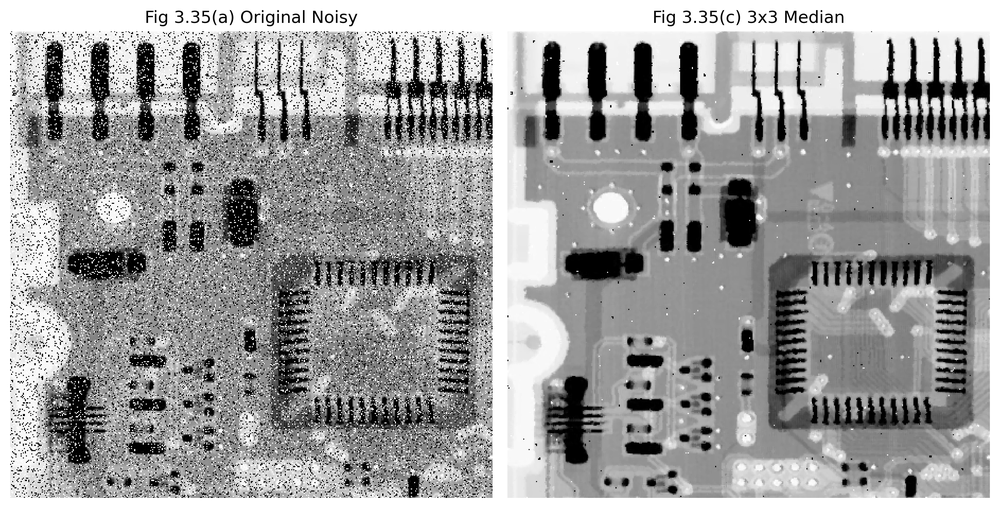
#> input picture results/chapter3/median_filtering.png, 1000 x 508 px, shrunk from 2970 x 1508 before the run
$ python median_filtering.py --input ../../results/chapter3/median_filtering.png
#> lines starting #> are read from the running program, lines starting #| are printed output that depends on the picture
### src/common.py
"""
Shared I/O and visualization helpers for the image-processing examples.
"""

from __future__ import annotations

from pathlib import Path

import cv2
import matplotlib.pyplot as plt
import numpy as np


PROJECT_ROOT = Path(__file__).resolve().parents[1]


def load_grayscale(path):
    """Load an image as 8-bit grayscale."""

    path = Path(path)

    if not path.exists():
        raise FileNotFoundError(f"Input image not found: {path}")

    image = cv2.imread(
        str(path),
        cv2.IMREAD_GRAYSCALE,
    )
#> image is the input picture: shape (508, 1000); min 0, max 255, mean 157.9

    if image is None:
        raise ValueError(
            f"OpenCV could not read the input image: {path}"
        )

    return image


# [22 lines left out: function normalize_to_uint8, not called in this run]


def default_output_path(chapter, filename):
    """Return the default generated-output path."""

    return PROJECT_ROOT / "outputs" / chapter / filename


def save_comparison(
    original,
    processed,
    output_path,
    processed_title,
    original_title="Input",
):
    """Save a side-by-side grayscale comparison figure."""

    output_path = Path(output_path)
    output_path.parent.mkdir(
        parents=True,
        exist_ok=True,
    )

    figure = plt.figure(
        figsize=(10, 5)
    )

    axis_original = figure.add_subplot(
        1, 2, 1
    )
    axis_original.imshow(
        original,
        cmap="gray",
        vmin=0,
        vmax=255,
    )
    axis_original.set_title(
        original_title
    )
    axis_original.axis("off")

    axis_processed = figure.add_subplot(
        1, 2, 2
    )
    axis_processed.imshow(
        processed,
        cmap="gray",
        vmin=0,
        vmax=255,
    )
    axis_processed.set_title(
        processed_title
    )
    axis_processed.axis("off")

    figure.tight_layout()
    figure.savefig(
        output_path,
        dpi=200,
        bbox_inches="tight",
    )
    plt.close(figure)

    return output_path

### src/chapter3_intensity_processing/median_filtering.py
from __future__ import annotations

import argparse
import sys
from pathlib import Path

import cv2
import numpy as np

PROJECT_ROOT = Path(__file__).resolve().parents[2]
if str(PROJECT_ROOT) not in sys.path:
    sys.path.insert(0, str(PROJECT_ROOT))

from src.common import (
    default_output_path,
    load_grayscale,
    normalize_to_uint8,
    save_comparison,
)


def median_filter(image, kernel_size=3):
#> called with kernel_size = 3
    kernel_size = int(kernel_size)

    if kernel_size <= 1 or kernel_size % 2 == 0:
        raise ValueError(
            "kernel_size must be an odd integer greater than 1."
        )

    return cv2.medianBlur(
        image,
        kernel_size,
    )
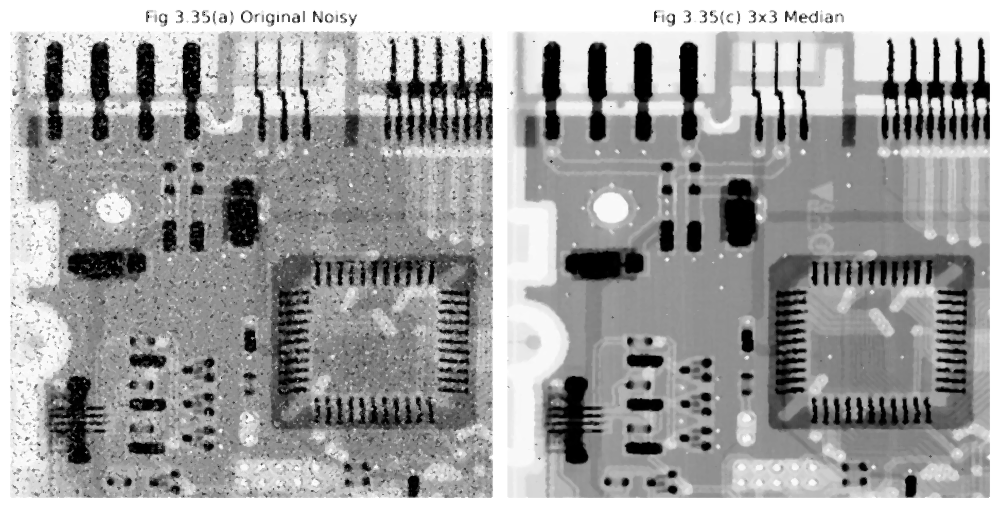
#> returned value: shape (508, 1000); min 0, max 255, mean 159.5


def main():
    parser = argparse.ArgumentParser(
        description="Apply median filtering."
    )
    parser.add_argument("--input", required=True)
    parser.add_argument(
        "--kernel-size",
        type=int,
        default=3,
    )
    parser.add_argument(
        "--output",
        default=str(
            default_output_path(
                "chapter3",
                "median_filtering.png",
            )
        ),
    )
    args = parser.parse_args()

    image = load_grayscale(args.input)
    result = median_filter(
        image,
        args.kernel_size,
    )

    output = save_comparison(
        image,
        result,
        args.output,
        f"Median Filter ({args.kernel_size}x{args.kernel_size})",
    )
#> in save_comparison, `figure.savefig( output_path, dpi=200, bbox_inches="tight", )`:
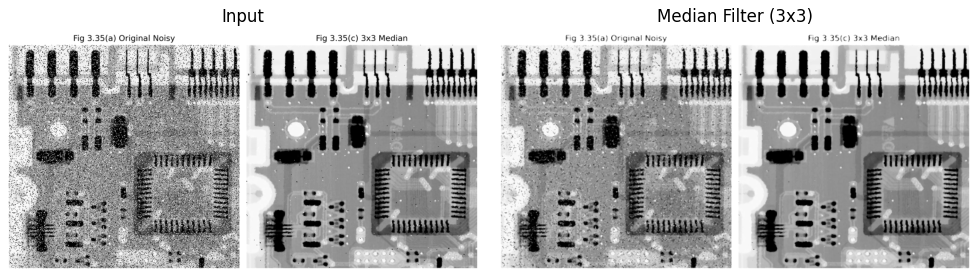
#> figure drawn by matplotlib, 2 panels
    print(f"Saved: {output}")
#| Saved: outputs/chapter3/median_filtering.png


if __name__ == "__main__":
    main()
